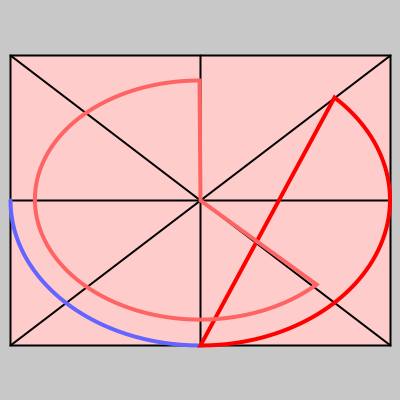
Frame 1 (no input)
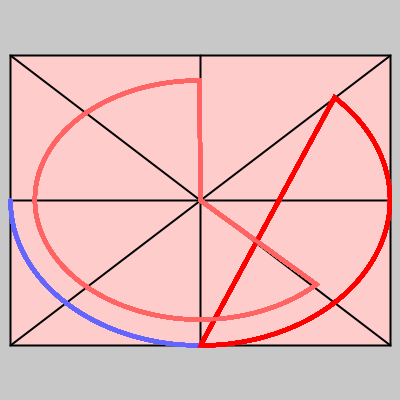
Frame 60 (the mouse pressed at the canvas centre just before this capture)
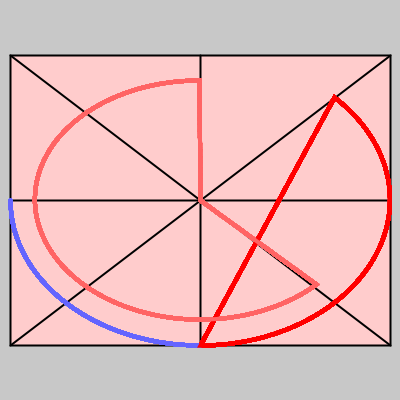
Frame 120 (the mouse held since frame 60 and released just before this capture)

The Processing sketch that drew these frames (run headless with seeded random() and noise(); from frame 60 on, the mouse is pressed at the canvas centre):

// Processing sketch: Task_1_LAB_2
// ── Task_1_LAB_2.pde
// Student: Gusev Roman
// Group: FAF-222
// Variant 4

// Variables
int rx;
int ry;
float x;
float y;

void setup() {
  // Setting the size of the canvas
  size(400, 400);
  
  // Setting the color for background
  background(200);
  
  // Variables initialization
  x = width / 2;
  y = height / 2;
  rx = 190;
  ry = 145;
  
  // Using rectMode with parameter CENTER, to use rect center x and y
  rectMode(CENTER);
  
  // Setting the width of the line to 2
  strokeWeight(2);
  
  // Drawing rect in center of the canvas
  fill(255, 204, 204);
  rect(x, y, 2 * rx, 2 * ry);
  
  // Drawing lines inside of rect
  line(x - rx, y - ry, x + rx, y + ry);
  line(x - rx, y + ry, x + rx, y - ry);
  line(x - rx, y, x + rx, y);
  line(x, y - ry, x, y + ry);
}

void draw() {
  // Setting the width of the arcs to 4
  strokeWeight(4);
  
  // a) Drawing an arc in III Quadrant
  
  noFill();  // setting empty design for arcs
  stroke(100, 100, 255);  // setting color of the arc
  arc(x, y, rx * 2, ry * 2, HALF_PI, PI);  // constructing the arc
  //stroke(0);  // setting color back to black
  
  // b) Drawing a chord (angle to start the chord in Quadrant IV and angle to
  //    end the chord in the middle of Quadrant I)
  
  stroke(255, 0 , 0);  // setting color of the chord
  arc(x, y, rx * 2, ry * 2, -QUARTER_PI, HALF_PI, CHORD);  // constructing the chord
  //stroke(0);  // setting color back to black
  
  // c) Drawing a Pie (angle to start the pie at the beginning of quadrant II
  //    and angle to end the pie is the middle of quadrant IV)
  
  stroke(255, 100, 100);  // setting color of the pie
  arc(x, y, rx * 2 - 50, ry * 2 - 50, QUARTER_PI, PI + HALF_PI, PIE);  // constructing the pie
  stroke(0);  // setting color back to black
}
